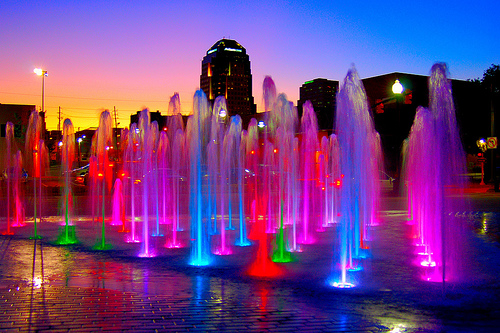
%> input picture assets/colorful_water.jpg, 500 x 333 px, given in place of lenna.png, which was not available
$ octave --eval "task1_2;"   (GNU Octave 9; MATLAB toolbox functions it lacks are replaced by stand-ins)
%> lines starting %> are read from the running program, lines starting %| are printed output that depends on the picture; pictures that were not available may be replaced by others from this repository, and a replacement may not be noted
% 1.2 Exibição de bandas individuais (R, G e B) como imagens
% monocromáticas ou coloridas (em tons de R, G ou B, respectivamente)
function task1_2()
    assetsDir = ['..' filesep 'assets' filesep];
    filePath = strcat(assetsDir, 'lenna.png');

    originalImage = imread(filePath);
%> originalImage is the input picture: size 333x500x3 uint8; mean R, G, B 114.3, 62.9, 129.4

    [redCh, greenCh, blueCh] = separateChannels(originalImage);

    zeroes = zeros(size(originalImage, 1), size(originalImage, 2));
    [redColor, greenColor, blueColor] = getColoredImage(redCh, greenCh, blueCh, zeroes);

    concatImage = cat(3, redCh, greenCh, blueCh);

    % Ploting
    fig = figure(1);
    set (fig, 'Units', 'normalized', 'Position', [0,0,1,1]);

    subplot(2,4,1), imshow(originalImage), title('Original image')

    subplot(2,4,2), imshow(redCh), title('Red channel mono')
    subplot(2,4,3), imshow(greenCh), title('Green channel mono')
    subplot(2,4,4), imshow(blueCh), title('Blue channel mono')

    subplot(2,4,5), imshow(redColor), title('Red channel')
    subplot(2,4,6), imshow(greenColor), title('Green channel')
    subplot(2,4,7), imshow(blueColor), title('Blue channel')

    subplot(2,4,8), imshow(concatImage), title('Back to original image')

end

function [redCh, greenCh, blueCh] = separateChannels(input)
    redCh = input(:,:,1);
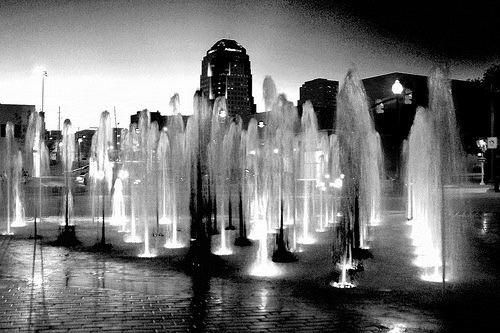
%> redCh: size 333x500 uint8; min 0, max 255, mean 114.3
    greenCh = input(:,:,2);
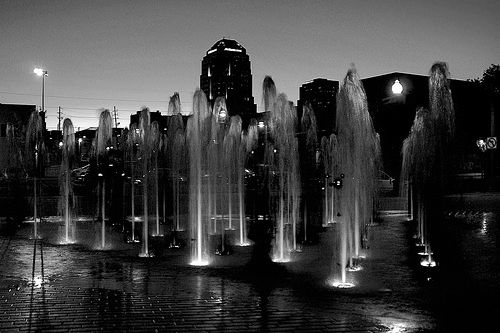
%> greenCh: size 333x500 uint8; min 0, max 255, mean 62.9
    blueCh = input(:,:,3);
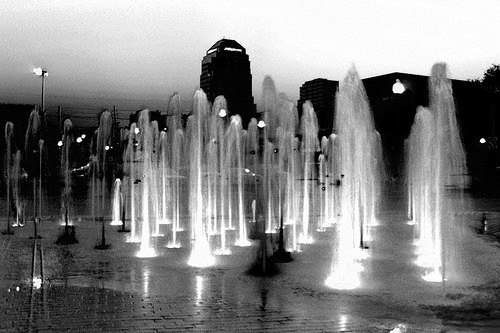
%> blueCh: size 333x500 uint8; min 0, max 255, mean 129.4
end

function [justRed, justGreen, justBlue] = getColoredImage(redCh, greenCh, blueCh, zeroes)
    justRed = cat(3, redCh, zeroes, zeroes);
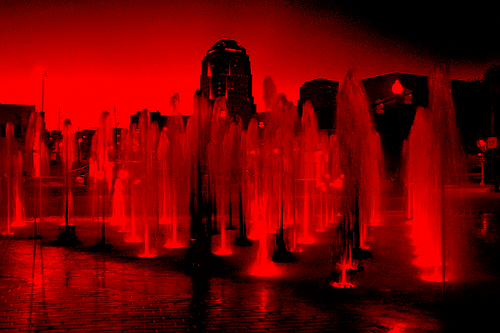
%> justRed: size 333x500x3 uint8; mean R, G, B 114.3, 0, 0
    justGreen = cat(3, zeroes, greenCh, zeroes);
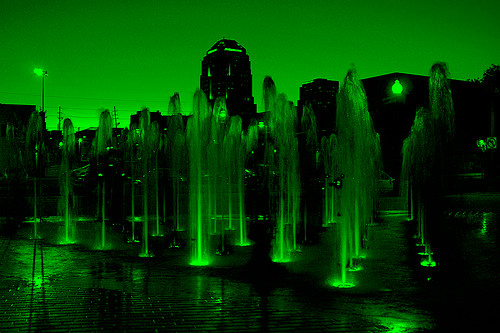
%> justGreen: size 333x500x3 uint8; mean R, G, B 0, 62.9, 0
    justBlue = cat(3, zeroes, zeroes, blueCh);
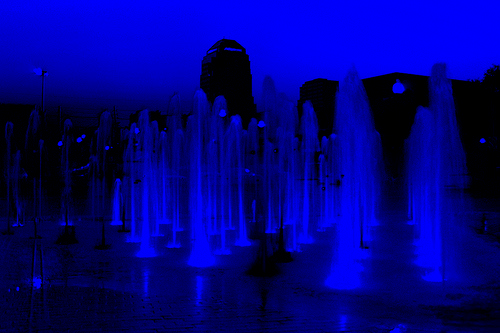
%> justBlue: size 333x500x3 uint8; mean R, G, B 0, 0, 129.4
end
